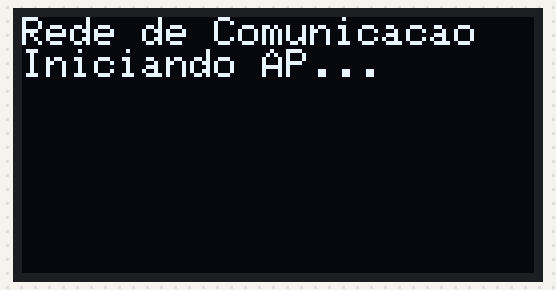
Bench run of a sketch on a simulated ESP32. Parts: 128×64 one-colour display.

Above: at 0.1 s.
At 2.1 s:
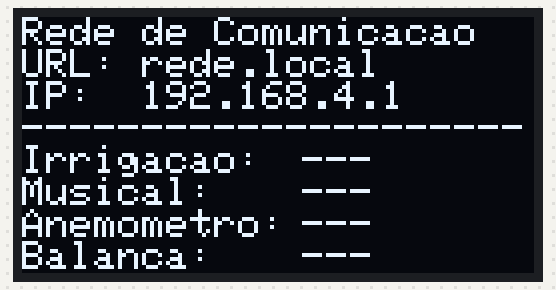

The sketch:

Rede_Comunicacao.ino
```cpp
// Rede de Comunicação V5 - Gerador de rede + Monitor de Projetos
// Hardware: ESP32 + Display OLED

#include <WiFi.h>
#include <ESPAsyncWebServer.h>
#include <ESPmDNS.h>
#include <Wire.h>
#include <Adafruit_GFX.h>
#include <Adafruit_SSD1306.h>

// --- CONFIGURAÇÕES DO OLED ---
#define SCREEN_WIDTH 128
#define SCREEN_HEIGHT 64
Adafruit_SSD1306 display(SCREEN_WIDTH, SCREEN_HEIGHT, &Wire, -1);

const char* ssid = "Rede_Comunicacao";
const char* password = "123456789";

AsyncWebServer server(80);

struct Projeto {
  String nome;
  String ip;
  unsigned long lastSeen;
  bool ativo;
};

Projeto listaProjetos[4] = { // Projetos monitorados
  {"Irrigacao", "0.0.0.0", 0, false},
  {"Musical", "0.0.0.0", 0, false},
  {"Anemometro", "0.0.0.0", 0, false},
  {"Balanca", "0.0.0.0", 0, false}
};

// --- FRONT-END HTML ---
const char portal_html[] PROGMEM = R"rawliteral(
<!DOCTYPE HTML><html>
<head>
  <meta name="viewport" content="width=device-width, initial-scale=1">
  <meta charset="UTF-8">
  <title>Rede de Comunicação</title>
  <style>
    body { font-family: 'Segoe UI', Arial; background: #0a0a0a; color: white; text-align: center; padding: 20px; }
    h1 { color: #ffffff; font-size: 24px; }
    .container { display: flex; flex-direction: column; gap: 15px; align-items: center; }
    .btn { display: block; width: 90%; max-width: 350px; padding: 20px;
           text-decoration: none; color: white; border-radius: 12px; font-weight: bold;
           transition: 0.3s; border: 1px solid #333; text-transform: capitalize;}
    .online { background: #1e90ff; border-color: #fff; box-shadow: 0 4px 15px rgba(30,144,255,0.4); }
    .offline { background: #222; color: #555; pointer-events: none; }
    .status-dot { height: 10px; width: 10px; border-radius: 50%; display: inline-block; margin-right: 10px; }
    .dot-on { background-color: #00ff00; }
    .dot-off { background-color: #ff0000; }
  </style>
</head>
<body>
  <h1>Interface de Acesso</h1>
  <div class="container" id="links">Carregando...</div>
  <script>
    function atualizar() {
      fetch('/api/projetos').then(res => res.json()).then(data => {
        let html = "";
        data.forEach(p => {
          let status = p.ativo ? "online" : "offline";
          let dot = p.ativo ? "dot-on" : "dot-off";
          let link = p.ativo ? `href="http://${p.ip}"` : "";
          html += `<a ${link} class="btn ${status}"><span class="status-dot ${dot}"></span>${p.nome}</a>`;
        });
        document.getElementById('links').innerHTML = html;
      });
    }
    setInterval(atualizar, 3000);
    atualizar();
  </script>
</body></html>
)rawliteral";

void setup() {
  Wire.begin(21, 22); // 1. Inicializa I2C e OLED (Pins 21 e 22)
  if(!display.begin(SSD1306_SWITCHCAPVCC, 0x3C)) {
      Serial.println("OLED não encontrado");
    }
  display.clearDisplay();
  display.setTextColor(SSD1306_WHITE);
  display.setTextSize(1);
  display.setCursor(0,0);
  display.println("Rede de Comunicacao");
  display.println("Iniciando AP...");
  display.display();

  WiFi.softAP(ssid, password);

  if (MDNS.begin("rede")) {  // mDNS: http://rede.local
    MDNS.addService("http", "tcp", 80);
  }

  server.on("/", HTTP_GET, [](AsyncWebServerRequest *request){
    request->send_P(200, "text/html", portal_html);
  });

  server.on("/ping", HTTP_GET, [](AsyncWebServerRequest *request){
    if(request->hasParam("nome")) {
      String nome = request->getParam("nome")->value();
      String ipOrigem = request->client()->remoteIP().toString();

      for(int i=0; i<4; i++) {
        if(listaProjetos[i].nome == nome) {
          listaProjetos[i].ip = ipOrigem;
          listaProjetos[i].lastSeen = millis();
          listaProjetos[i].ativo = true;
        }
      }
    }
    request->send(200, "text/plain", "OK");
  });

  server.on("/api/projetos", HTTP_GET, [](AsyncWebServerRequest *request){ // API para o Portal JSON
    String json = "[";
    for(int i=0; i<4; i++) {
      json += "{\"nome\":\"" + listaProjetos[i].nome + "\",\"ip\":\"" + listaProjetos[i].ip + "\",\"ativo\":" + (listaProjetos[i].ativo ? "true" : "false") + "}";
      if(i < 3) json += ",";
    }
    json += "]";
    request->send(200, "application/json", json);
  });

  server.begin();
}

void loop() {
  static unsigned long lastUpdate = 0;
  unsigned long agora = millis();

  if (agora - lastUpdate > 2000) { // Atualiza o Display a cada 2s
    lastUpdate = agora;
    display.clearDisplay();
    display.setCursor(0,0);
    display.println("Rede de Comunicacao");
    display.println("URL: rede.local");
    display.println("IP:  192.168.4.1");
    display.println("---------------------");

    for(int i=0; i<4; i++) {
      if(agora - listaProjetos[i].lastSeen > 15000) {
        listaProjetos[i].ativo = false;
      }
      display.print(listaProjetos[i].nome + ":"); // Escreve o nome na esquerda
      display.setCursor(70, 32 + (i * 8)); // Pula para a coluna (x)
      display.println(listaProjetos[i].ativo ? "ON" : "---");
    }
    display.display();
  }
}
```
